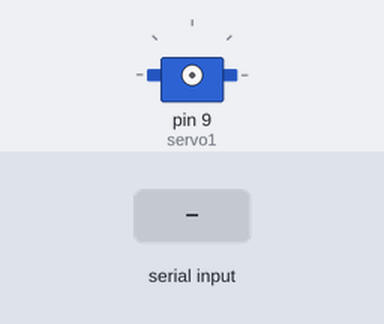
The sketch below on a simulated Arduino Uno, built with avr-gcc and run on an emulated ATmega328P. Shown: servo. The inputs (shaded band) are chosen by the test bench.

Above: at 1.2 s.
1.3 s: "s1:1\n" received over Serial
2.8 s: "s1:150\n" received over Serial
At 3.3 s:
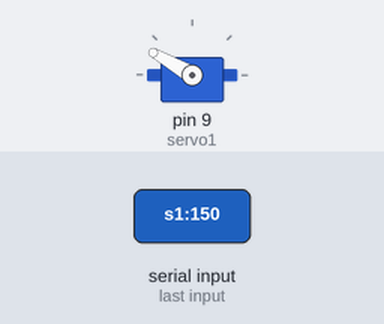
Timing chart, 0 to 5.8 s (numbered marks = the images above; inputs shaded):
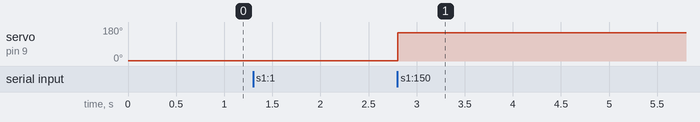

Measured:
- after the input at 2.8 s, servo on pin 9 (servo1): 1° → 150° at once

The sketch:

servo_driver.ino
```cpp
#include <Servo.h>

Servo servo1;
Servo servo2;

void setup() {
 Serial.begin(38400);
 Serial.setTimeout(10);
}
void loop() {
 while (!Serial.available());
 String req = Serial.readStringUntil('\n');
 if(req.length() > 0 ){
   String servoID = req.substring(0,req.indexOf(":"));
   String value = req.substring(req.indexOf(":") + 1);


   if (servoID == "s1") {
    int pos = value.toInt();
    if(pos>0 && pos < 180) {
      servo1.attach(9);
      int currentPos = servo1.read();
      if(pos != currentPos) {
        servo1.write(pos);
        delay(500);
      }
      servo1.detach();
    }
   }

   if (servoID == "s2") {
    if (value == "r") {

        servo2.attach(10);
        servo2.write(80);
        delay(100);
        servo2.detach();

    }
    if (value == "l") {

        servo2.attach(10);
        servo2.write(100);
        delay(100);
        servo2.detach();

    }
   }
 }
}
```
